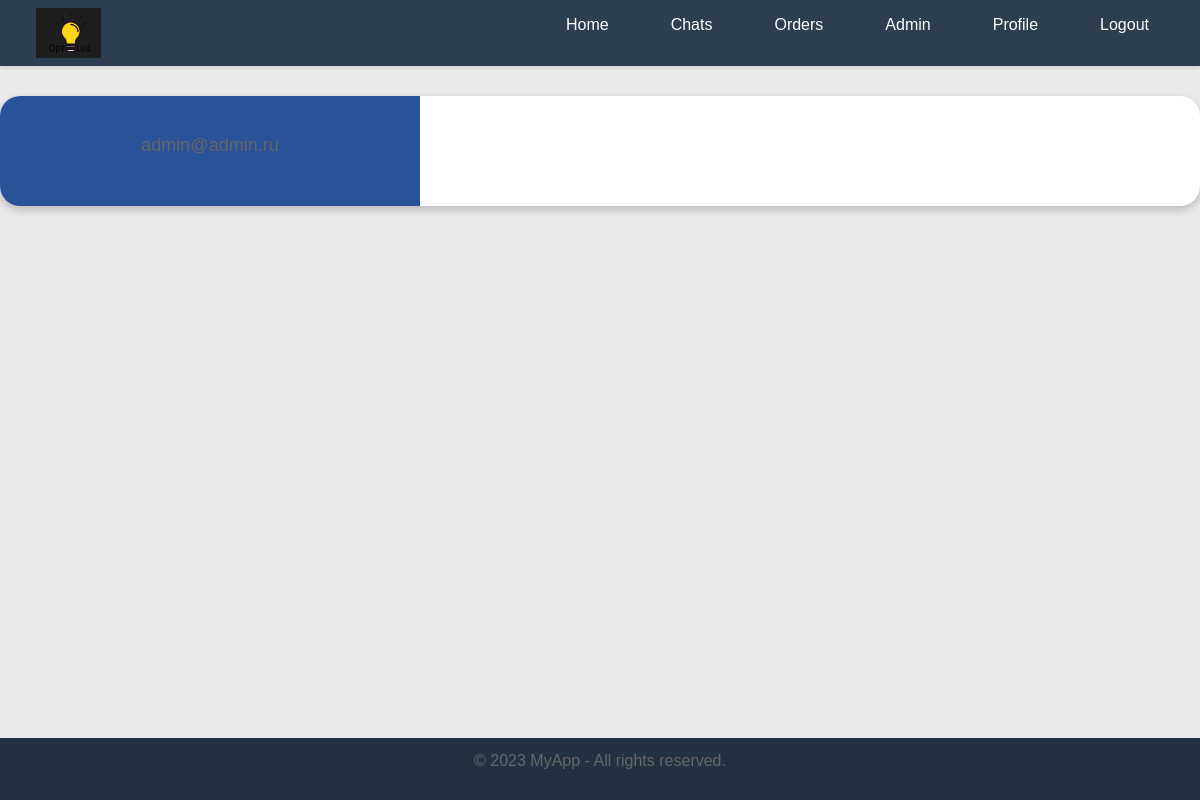
Before: /accounts/profile/ (signed in) with the older database file.
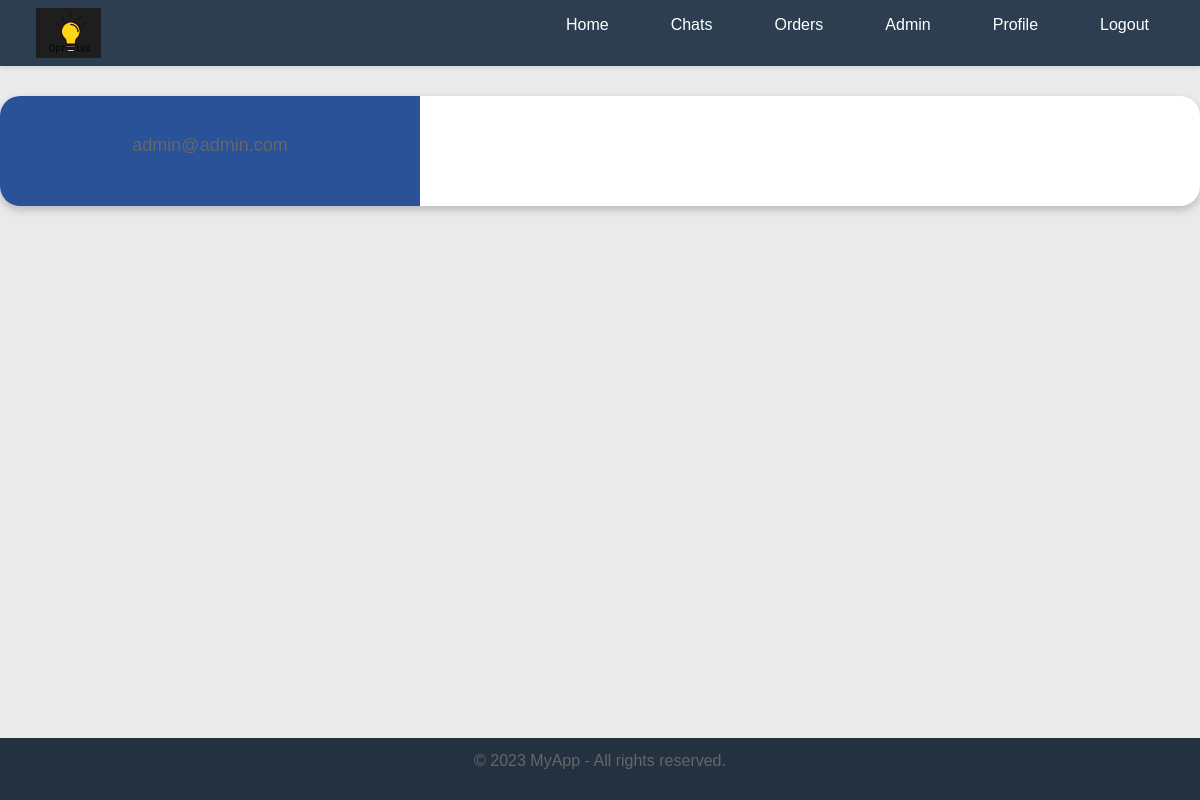
After: the same page with the newer database file.
### accounts/models.py (models this page shows, shortened)
class CustomUser(AbstractBaseUser, PermissionsMixin):
    USER_TYPE_CHOICES = (
        ('freelancer', 'Freelancer'),
        ('client', 'Client'),
    )
    user_type = models.CharField(max_length=10, choices=USER_TYPE_CHOICES)
    username = models.CharField(_('username'), max_length=150, unique=True)
    email = models.EmailField(_('email address'), unique=True)
    first_name = models.CharField(_('first name'), max_length=30, blank=True)
    last_name = models.CharField(_('last name'), max_length=30, blank=True)
    is_staff = models.BooleanField(default=False)
    is_active = models.BooleanField(default=True)
    activation_token = models.CharField(max_length=50, blank=True, null=True)
    email_verified = models.BooleanField(default=False)
    objects = CustomUserManager()
    USERNAME_FIELD = 'username'
    REQUIRED_FIELDS = ['email']

### accounts/views.py (the view)
# urls.py: path('profile/', ProfileDetailView.as_view(), name='profile_detail'),
class ProfileDetailView(LoginRequiredMixin, DetailView):
    model = CustomUser
    template_name = 'core/profile_detail.html'
    context_object_name = 'user'
    def get_object(self):
        return get_object_or_404(CustomUser, username=self.request.user.username)
    def get_context_data(self, **kwargs):
        context = super(ProfileDetailView, self).get_context_data(**kwargs)
        user = self.request.user
        if user.user_type == 'client':
            closed_orders = Order.objects.filter(client=user, status='closed')
            context['closed_orders'] = closed_orders
        return context

### core/templates/core/profile_detail.html (shortened to what this page needs)
{% extends 'core/base.html' %}
{% load static %}
{% block page_specific_css %}
<link href="https://cdn.jsdelivr.net/npm/bootstrap@5.3.2/dist/css/bootstrap.min.css" rel="stylesheet">
{% endblock page_specific_css %}
{% block content %}
<div class="profile-container"><div class="profile-sidebar">
        <div class="profile-contact-info">
            <p>{{ user.email }}</p>
        </div>
    </div>
    <div class="profile-main">
    </div>
</div>
{% endblock %}

Changed rows visible on the page:
changed CustomUser: email "admin@admin.ru" → "admin@admin.com"
